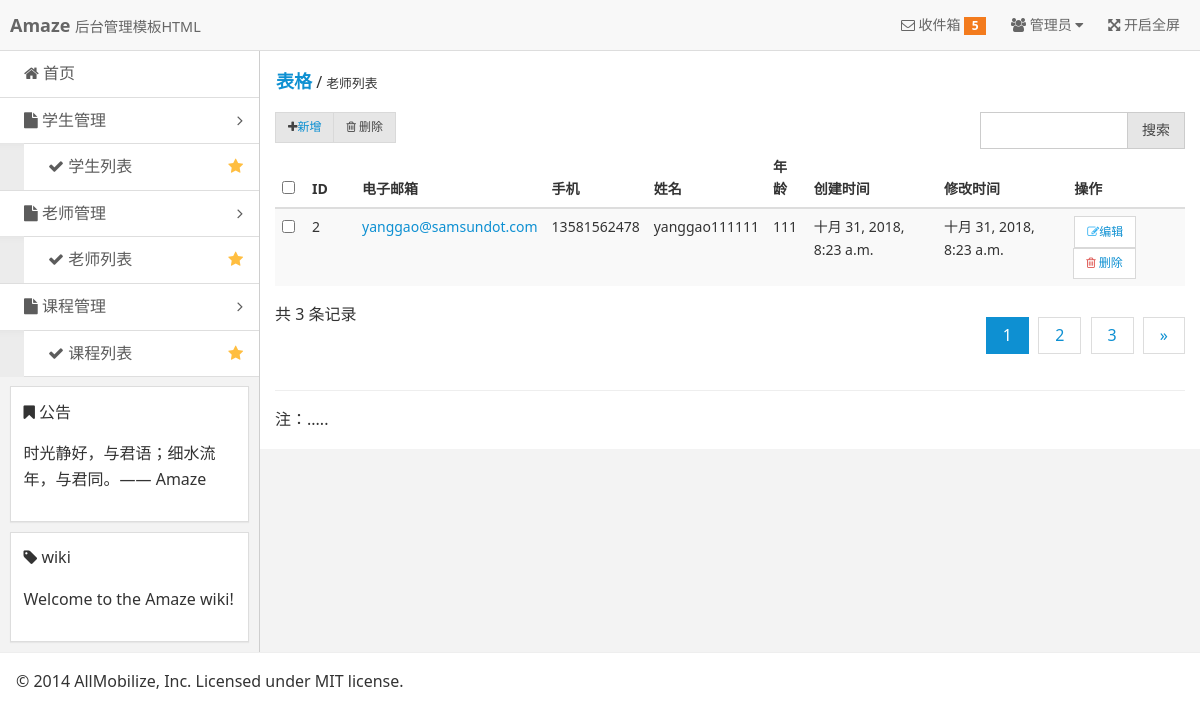
Page /teacherlist/1/ on the committed database.
### Person/models.py (models this page shows)
class Teacher(models.Model):
    email=models.EmailField(verbose_name='电子邮箱',max_length=30)
    mobilephone = models.CharField(verbose_name='手机', max_length=11)
    username=models.CharField(verbose_name='姓名',max_length=10)
    age = models.IntegerField(verbose_name='年龄')
    password = models.CharField(verbose_name='密码', max_length=10)
    createdate = models.DateTimeField(verbose_name='创建时间', auto_now=True)
    modifydate = models.DateTimeField(verbose_name='修改时间', auto_now=True)

### Person/views.py (the view)
# urls.py: path('teacherlist/<int:page>/', person_views.TeacherList,name='teacherlist'),
def TeacherList(request,page):
    persons=Teacher.objects.all()
    paginator=Paginator(persons,1)
    try:
        teachers=paginator.page(page)
    except PageNotAnInteger:
        teachers=paginator.page(1)
    except EmptyPage:
        teachers=paginator.page(paginator.num_pages)
    return render(request, 'Person/TeacherList.html',{'teachers':teachers})

### templates/Person/TeacherList.html (shortened to what this page needs)
{% extends 'Person/base.html' %}
{% block body1 %}
     <div class="admin-content">
    <div class="am-cf am-padding">
      <div class="am-fl am-cf"><strong class="am-text-primary am-text-lg">表格</strong> / <small>老师列表</small></div>
    </div>
    <div class="am-g">
      <div class="am-u-md-6 am-cf">
        <div class="am-fl am-cf">
          <div class="am-btn-toolbar am-fl">
            <div class="am-btn-group am-btn-group-xs">
              <button type="button" class="am-btn am-btn-default"><span class="am-icon-plus"></span><a href="{% url 'teacheradd' %}">新增</a></button>
              <button type="button" class="am-btn am-btn-default"><span class="am-icon-trash-o"></span> 删除</button>
            </div>
          </div>
        </div>
      </div>
      <div class="am-u-md-3 am-cf">
          <form>
        <div class="am-fr">
          <div class="am-input-group am-input-group-sm">
            <input type="text" class="am-form-field" />
                <span class="am-input-group-btn">
                  <button class="am-btn am-btn-default" type="submit">搜索</button>
                </span>
          </div>
        </div>
          </form>
      </div>
    </div>
    <div class="am-g">
      <div class="am-u-sm-12">
        <form class="am-form">
          <table class="am-table am-table-striped am-table-hover table-main">
            <thead>
              <tr>
                <th class="table-check"><input type="checkbox" /></th><th class="table-id">ID</th><th class="table-title">电子邮箱</th><th class="table-type">手机</th><th class="table-author">姓名</th><th class="table-author">年龄</th><th class="table-date">创建时间</th><th class="table-date">修改时间</th><th class="table-set">操作</th>
              </tr>
          </thead>
          <tbody>
{% for teacher in teachers.object_list %}
            <tr>
              <td><input type="checkbox" value="{{ teacher.id }}"/></td>
              <td>{{ teacher.id }}</td>
              <td><a href="#">{{ teacher.email }}</a></td>
              <td>{{ teacher.mobilephone }}</td>
              <td>{{ teacher.username }}</td>
                <td>{{ teacher.age }}</td>
              <td>{{ teacher.createdate }}</td>
                <td>{{ teacher.modifydate }}</td>
              <td>
                <div class="am-btn-toolbar">
                  <div class="am-btn-group am-btn-group-xs">
                    <button class="am-btn am-btn-default am-btn-xs am-text-secondary"><span class="am-icon-pencil-square-o"></span><a href="{% url 'teacherdetail' teacher.id %}">编辑</a></button>
                    <button class="am-btn am-btn-default am-btn-xs am-text-danger"><span class="am-icon-trash-o"></span> <a href="{% url 'teacherdelete' teacher.id %}">删除</a></button>
                  </div>
                </div>
              </td>
            </tr>
{% endfor %}
          </tbody>
        </table>
          <div class="am-cf">
  共 {{ teachers.paginator.count }} 条记录
  <div class="am-fr">
    <ul class="am-pagination">
        {% for page in teachers.paginator.page_range %}
        {% if page == teachers.number %} <li class="am-active" ><a href="{% url 'teacherlist' page %}">{{ page }}</a></li>
        {% else %}
             <li ><a href="{% url 'teacherlist' page %}">{{ page }}</a></li>
        {% endif %}
        {% endfor %}
         {% if teachers.has_next %}
          <li><a href="{% url 'teacherlist' teachers.next_page_number %}">»</a></li>
         {% endif %}
    </ul>
  </div>
</div>
          <hr />
          <p>注：.....</p>
        </form>
      </div>
    </div>
  </div>
{% endblock %}

### static/assets/css/admin.css (style rules this page uses)
ul { margin-top: 0; }
.admin-content { width: auto; overflow: hidden; height: 100%; background: #fff; }
.table-main { font-size: 1.4rem; padding: .5rem; }
.table-main button { background: #fff; }
.table-check { width: 30px; }
.table-id { width: 50px; }

### rows in the picture
Teacher: id "2", email "yanggao@samsundot.com", mobilephone "13581562478", username "yanggao111111", age "111", createdate "十月 31, 2018, 8:23 a.m.", modifydate "十月 31, 2018, 8:23 a.m."

### other values in the picture
{{ teachers.paginator.count }} "3"
{{ page }} "1"
{{ page }} "2" "3"
